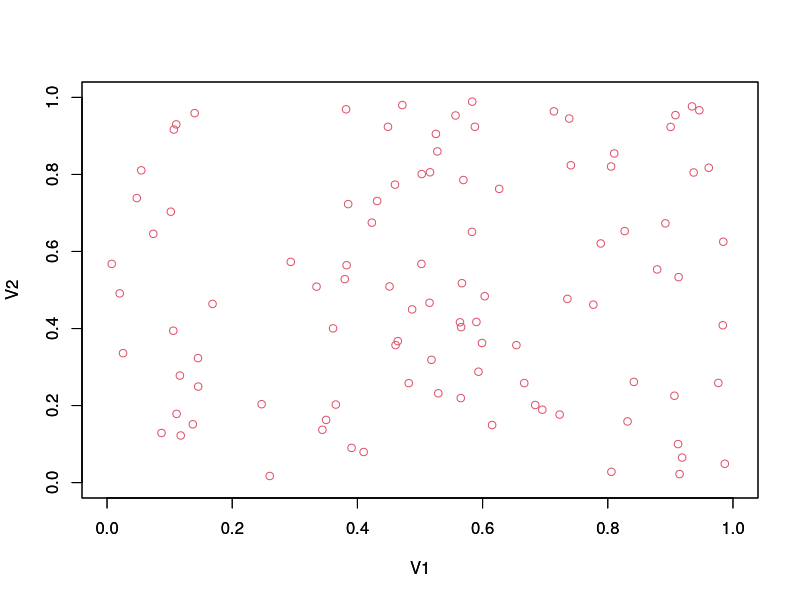

This chart was generated by the following R code:
lo <- read.table("../output/lower.tsv", sep="\t")
up <- read.table("../output/upper.tsv", sep="\t")
r = c(0, 1)
plot(up, col=2, xlim=r, ylim=r)
par(new=T)
plot(lo, col=4, xlim=r, ylim=r)